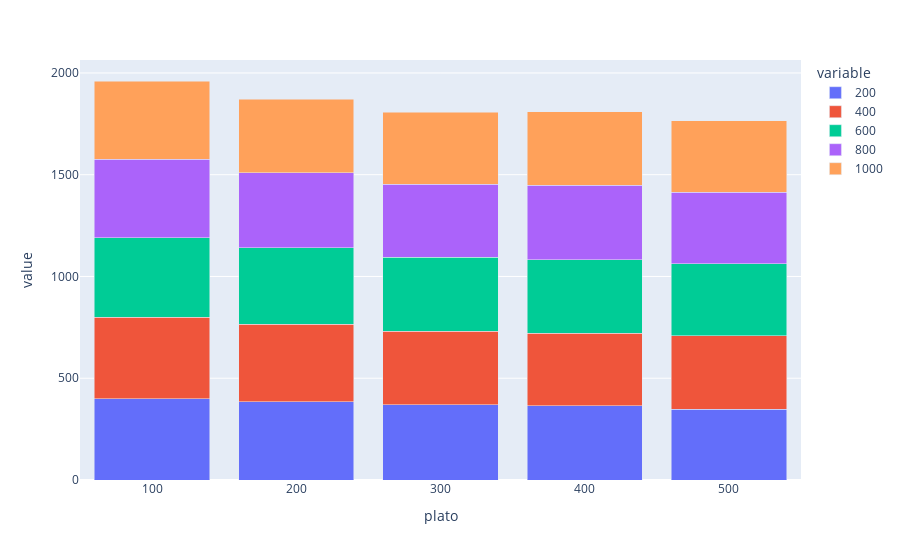

The code cell stored with this chart in its notebook:
### Code cell
fig = px.bar(y1, x = "plato", y = ['200', '400', '600', '800', '1000'], barmode = 'stack')
fig.show()

### Figure 1 — Plotly figure (JSON) as saved in the notebook; plotly's stock layout.template omitted (floating-point values rounded to 4 significant figures)
{"data": [{"alignmentgroup": "True", "hovertemplate": "variable=200<br>plato=%{x}<br>value=%{y}<extra></extra>", "legendgroup": "200", "marker": {"color": "#636efa", "pattern": {"shape": ""}}, "name": "200", "offsetgroup": "200", "orientation": "v", "showlegend": true, "textposition": "auto", "type": "bar", "x": [100, 200, 300, 400, 500], "xaxis": "x", "y": [399.6, 383.8, 369.8, 364.8, 348.4], "yaxis": "y"}, {"alignmentgroup": "True", "hovertemplate": "variable=400<br>plato=%{x}<br>value=%{y}<extra></extra>", "legendgroup": "400", "marker": {"color": "#EF553B", "pattern": {"shape": ""}}, "name": "400", "offsetgroup": "400", "orientation": "v", "showlegend": true, "textposition": "auto", "type": "bar", "x": [100, 200, 300, 400, 500], "xaxis": "x", "y": [399.6, 381.8, 361.6, 355.4, 359.6], "yaxis": "y"}, {"alignmentgroup": "True", "hovertemplate": "variable=600<br>plato=%{x}<br>value=%{y}<extra></extra>", "legendgroup": "600", "marker": {"color": "#00cc96", "pattern": {"shape": ""}}, "name": "600", "offsetgroup": "600", "orientation": "v", "showlegend": true, "textposition": "auto", "type": "bar", "x": [100, 200, 300, 400, 500], "xaxis": "x", "y": [391.2, 375.6, 363, 361.6, 355], "yaxis": "y"}, {"alignmentgroup": "True", "hovertemplate": "variable=800<br>plato=%{x}<br>value=%{y}<extra></extra>", "legendgroup": "800", "marker": {"color": "#ab63fa", "pattern": {"shape": ""}}, "name": "800", "offsetgroup": "800", "orientation": "v", "showlegend": true, "textposition": "auto", "type": "bar", "x": [100, 200, 300, 400, 500], "xaxis": "x", "y": [386.4, 367.6, 358.8, 365.8, 350.2], "yaxis": "y"}, {"alignmentgroup": "True", "hovertemplate": "variable=1000<br>plato=%{x}<br>value=%{y}<extra></extra>", "legendgroup": "1000", "marker": {"color": "#FFA15A", "pattern": {"shape": ""}}, "name": "1000", "offsetgroup": "1000", "orientation": "v", "showlegend": true, "textposition": "auto", "type": "bar", "x": [100, 200, 300, 400, 500], "xaxis": "x", "y": [383.6, 361.2, 354.4, 360.6, 351.6], "yaxis": "y"}], "layout": {"barmode": "stack", "legend": {"title": {"text": "variable"}, "tracegroupgap": 0}, "margin": {"t": 60}, "xaxis": {"anchor": "y", "domain": [0, 1], "title": {"text": "plato"}}, "yaxis": {"anchor": "x", "domain": [0, 1], "title": {"text": "value"}}}}
